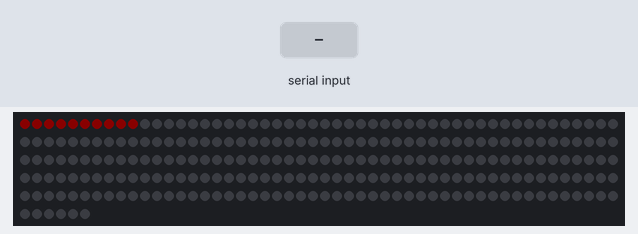
Simulated run of this sketch. Board: Arduino Uno, built with avr-gcc and run on an emulated ATmega328P. On the bench: 256 RGB LEDs in strip order, left to right, continuing on the next row. The inputs (shaded band) are chosen by the test bench. Dim RGB values are drawn brighter than linear; the modem accepts every AT command (registered, SIM ready, sends succeed) and sends nothing else; what the sketch prints to the serial monitor is not drawn.

Above: at 2.8 s.
2.9 s: "90,45\n" received over the second serial link
Timing chart, 0 to 5.9 s (numbered marks = the images above; inputs shaded):
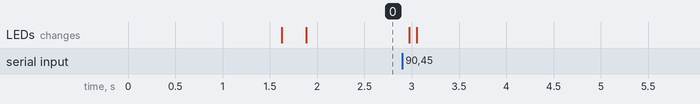

The sketch:

ELM_parse3.ino
```cpp
#include <AltSoftSerial.h>
#include <FastLED.h>

//Serial stuff
AltSoftSerial obd;

//LED stuff
#define NUM_LEDS 256
#define DATA_PIN 3
CRGB leds[NUM_LEDS];

//misc
int counter = 0;
int val;
int lastVal;

int MAP = 0;
int ABP = 0;
int LOAD = 0;
int ERR = 0;

unsigned long prevTime = 0;

void setup() {
  Serial.begin(38400);
  obd.begin(38400);
  obd.setTimeout(1);

  FastLED.addLeds<WS2812, DATA_PIN, GRB>(leds, NUM_LEDS);  // GRB ordering is typical
  FastLED.setBrightness(10);


  delay(1E3);
  //obd.println("ATZ"); //set protocol 6
  delay(100);
  obd.println("ATSP6"); //set protocol 6
  delay(100);
  obd.println("ATAL"); //allow >7 byte msg
  delay(100);
  obd.println("ATE0"); //turn off echo
  delay(100);
  obd.println("ATS0"); //turn off spaces
  delay(100);
  obd.readString(); //clear
  delay(100);
}

void loop() {
  unsigned long currTime = millis();
  val = (MAP - ABP) + 10;


  if (counter < val) { //constantly update counter
    leds[counter] = CRGB::Red;
    counter++;
    }
  if (counter > val) {
    leds[counter-1] = CRGB::Black;
    counter--;
    }
  FastLED.show();
  Serial.println(counter);
  if (currTime - prevTime >= 50) { //poll and process every 50 ms
    getData();
    prevTime = currTime;
  }
  delay(18);
}


int getData() { //whatever that is in the character array is still represented in hex.
  char response[32] = {};
  char MAParr[3] = {};
  char ABParr[3] = {};
  obd.println("010B33041"); //request MAP
  //delay(50); //wait for buffer to fill
  int index = 0; //reset array index
  int incoming = 0; //set ic to zero

  while (incoming != -1) //reads in all the way until CR
  {
    incoming = obd.read(); //read in character (as integer) and destroy
    if (incoming != -1) //ignores -1
    {
      response[index] = incoming;
      index++;
    }
  }

  //error checking
  /*if (response[0] == 'C')
  {
    Serial.println("CAN ERROR");
  }*/

  //print array contents
  //41 0B 64 normal response
  for (int i = 0; i < index; i++)  {
    Serial.print(response[i]);
  }
  Serial.println();

  MAParr[0] = response[4]; //4
  MAParr[1] = response[5]; //5

  ABParr[0] = response[8]; //8
  ABParr[1] = response[9]; //9

  MAP = strtol(&MAParr[0], NULL, 16);
  ABP = strtol(&ABParr[0], NULL, 16);

  Serial.print("MAP: ");
  Serial.println(MAP);
  Serial.print("ABP: ");
  Serial.println(ABP);

}
```
